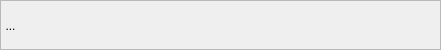
       <widget class="QFrame" name="frame_3">
        <property name="sizePolicy">
         <sizepolicy hsizetype="Expanding" vsizetype="Fixed">
          <horstretch>0</horstretch>
          <verstretch>0</verstretch>
         </sizepolicy>
        </property>
        <property name="minimumSize">
         <size>
          <width>0</width>
          <height>50</height>
         </size>
        </property>
        <property name="maximumSize">
         <size>
          <width>16777215</width>
          <height>50</height>
         </size>
        </property>
        <property name="styleSheet">
         <string notr="true">#Frame{border-image: url(:/Image/background.jpg);}
</string>
        </property>
        <property name="frameShape">
         <enum>QFrame::StyledPanel</enum>
        </property>
        <property name="frameShadow">
         <enum>QFrame::Raised</enum>
        </property>
        <layout class="QHBoxLayout" name="horizontalLayout_2">
         <property name="spacing">
          <number>0</number>
         </property>
         <property name="leftMargin">
          <number>0</number>
         </property>
         <property name="topMargin">
          <number>0</number>
         </property>
         <property name="rightMargin">
          <number>0</number>
         </property>
         <property name="bottomMargin">
          <number>0</number>
         </property>
         <item>
          <widget class="customToolButton" name="toolButton_home">
           <property name="minimumSize">
            <size>
             <width>0</width>
             <height>50</height>
            </size>
           </property>
           <property name="maximumSize">
            <size>
             <width>16777215</width>
             <height>50</height>
            </size>
           </property>
           <property name="styleSheet">
            <string notr="true">border-radius:15px;
background-color:transparent;</string>
           </property>
           <property name="text">
            <string>...</string>
           </property>
           <property name="icon">
            <iconset resource="res.qrc">
             <normaloff>:/Image/main_page.svg</normaloff>:/Image/main_page.svg</iconset>
           </property>
           <property name="iconSize">
            <size>
             <width>40</width>
             <height>40</height>
            </size>
           </property>
          </widget>
         </item>
         <item>
          <spacer name="horizontalSpacer">
           <property name="orientation">
            <enum>Qt::Horizontal</enum>
           </property>
           <property name="sizeType">
            <enum>QSizePolicy::Fixed</enum>
           </property>
           <property name="sizeHint" stdset="0">
            <size>
             <width>40</width>
             <height>20</height>
            </size>
           </property>
          </spacer>
         </item>
         <item>
          <widget class="customInputText" name="widget_search" native="true"/>
         </item>
         <item>
          <widget class="customToolButton" name="toolButton_search">
           <property name="minimumSize">
            <size>
             <width>100</width>
             <height>50</height>
            </size>
           </property>
           <property name="maximumSize">
            <size>
             <width>100</width>
             <height>50</height>
            </size>
           </property>
           <property name="styleSheet">
            <string notr="true">border-radius:15px;
background-color:transparent;</string>
           </property>
           <property name="text">
            <string/>
           </property>
           <property name="icon">
            <iconset resource="res.qrc">
             <normaloff>:/Image/search.svg</normaloff>:/Image/search.svg</iconset>
           </property>
           <property name="iconSize">
            <size>
             <width>40</width>
             <height>40</height>
            </size>
           </property>
           <property name="autoRaise">
            <bool>true</bool>
           </property>
          </widget>
         </item>
         <item>
          <spacer name="horizontalSpacer_2">
           <property name="orientation">
            <enum>Qt::Horizontal</enum>
           </property>
           <property name="sizeType">
            <enum>QSizePolicy::Fixed</enum>
           </property>
           <property name="sizeHint" stdset="0">
            <size>
             <width>40</width>
             <height>20</height>
            </size>
           </property>
          </spacer>
         </item>
         <item>
          <widget class="customToolButton" name="toolButton_client">
           <property name="sizePolicy">
            <sizepolicy hsizetype="Expanding" vsizetype="Fixed">
             <horstretch>0</horstretch>
             <verstretch>0</verstretch>
            </sizepolicy>
           </property>
           <property name="minimumSize">
            <size>
             <width>100</width>
             <height>50</height>
            </size>
           </property>
           <property name="maximumSize">
            <size>
             <width>100</width>
             <height>50</height>
            </size>
           </property>
           <property name="styleSheet">
            <string notr="true">border-radius:15px;
background-color:transparent;</string>
           </property>
           <property name="text">
            <string/>
           </property>
           <property name="icon">
            <iconset resource="res.qrc">
             <normaloff>:/Image/head.svg</normaloff>:/Image/head.svg</iconset>
           </property>
           <property name="iconSize">
            <size>
             <width>40</width>
             <height>40</height>
            </size>
           </property>
          </widget>
         </item>
         <item>
          <spacer name="horizontalSpacer_3">
           <property name="orientation">
            <enum>Qt::Horizontal</enum>
           </property>
           <property name="sizeType">
            <enum>QSizePolicy::Fixed</enum>
           </property>
           <property name="sizeHint" stdset="0">
            <size>
             <width>40</width>
             <height>20</height>
            </size>
           </property>
          </spacer>
         </item>
         <item>
          <widget class="customToolButton" name="toolButton_settings">
           <property name="sizePolicy">
            <sizepolicy hsizetype="Expanding" vsizetype="Fixed">
             <horstretch>0</horstretch>
             <verstretch>0</verstretch>
            </sizepolicy>
           </property>
           <property name="minimumSize">
            <size>
             <width>100</width>
             <height>50</height>
            </size>
           </property>
           <property name="maximumSize">
            <size>
             <width>100</width>
             <height>50</height>
            </size>
           </property>
           <property name="styleSheet">
            <string notr="true">border-radius:15px;
font: 10pt &quot;方正舒体&quot;;
background-color:transparent;</string>
           </property>
           <property name="text">
            <string/>
           </property>
           <property name="icon">
            <iconset resource="res.qrc">
             <normaloff>:/Image/usersetting.svg</normaloff>:/Image/usersetting.svg</iconset>
           </property>
           <property name="iconSize">
            <size>
             <width>30</width>
             <height>30</height>
            </size>
           </property>
          </widget>
         </item>
        </layout>
       </widget>
